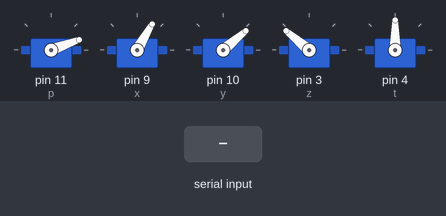
Bench run of a sketch on a simulated Arduino Uno, built with avr-gcc and run on an emulated ATmega328P. On the bench: 5 × servo. The test bench sets the inputs (shaded band).

Above: at 3.2 s.
3.3 s: "LOCKED\n" received over Serial
At 6.4 s:
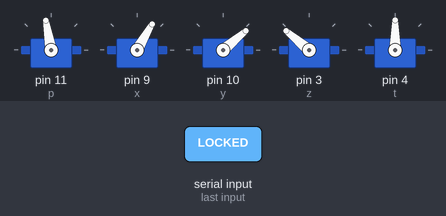
At 10.7 s:
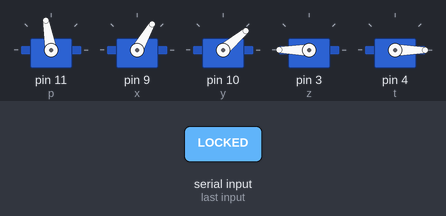
Timing chart, 0 to 14.8 s (numbered marks = the images above; inputs shaded):
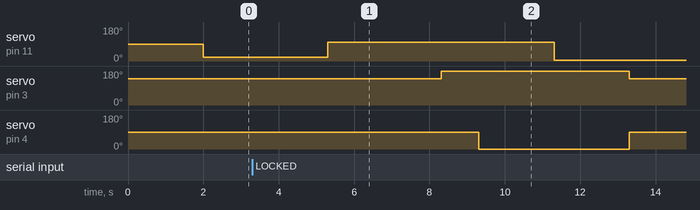

Measured:
- after the input at 3.3 s, servo on pin 11 (p): 20° → 100° after 2.0 s, → 5° 6.0 s later; servo on pin 3 (z): 140° → 180° after 5.0 s, → 140° 5.0 s later; servo on pin 4 (t): 90° → 0° after 6.0 s, → 90° 4.0 s later

The sketch:

Arduino.ino
```cpp
#include <Servo.h>

Servo x, y, z, t, p;
int width = 640, height = 480;  // video çözünürlüğü
int xpos = 60, ypos = 40, zpos = 140, tpos = 90, ppos = 20; // Servo başlangıç pozisyonları

void setup() {
  Serial.begin(9600);
  p.attach(11);
  delay(2000);
  x.attach(9);
  y.attach(10);
  z.attach(3);
  t.attach(4);

  x.write(xpos);
  y.write(ypos);
  z.write(zpos);
  t.write(tpos);
  p.write(ppos);
}

const int angle = 2; // derece artışı veya azalışı

void loop() {
  if (Serial.available() > 0) {
    String input = Serial.readStringUntil('\n');
    if (input.startsWith("X")) {
      int x_mid = input.substring(1).toInt();  // x koordinatını al
      int x_center = width / 2;

      // Koordinatları kontrol et ve servo pozisyonlarını ayarla
      if (x_mid < x_center - 30)
        xpos += angle; // x servo hareketini ters yönde yap
      else if (x_mid > x_center + 30)
        xpos -= angle; // x servo hareketini ters yönde yap

      // Servo sınırlarını kontrol et
      xpos = constrain(xpos, 0, 180);

      // Servo pozisyonlarını güncelle
      x.write(xpos);
    } else if (input == "LOCKED") {
      // Su şişesi merkezde kilitlendiğinde işlemler
      delay(2000); // 2 saniye bekle

      // İkinci aşama, yeni açılara git
      p.write(100);
      delay(1000);
      xpos = 60;

      delay(1000);
      y.write(40);
      delay(1000);
      z.write(180);
      delay(1000);
      t.write(0);

      delay(2000); // 2 saniye bekle

      // Üçüncü aşama, p'yi 5 dereceye getir ve 2 saniye bekle
      p.write(5);
      delay(2000);

      // Diğer motorları başlangıç pozisyonlarına döndür (p hariç)
      xpos = 60;

      y.write(ypos);
      z.write(zpos);
      t.write(tpos);

      delay(2000); // 2 saniye bekle

      // Sonsuz döngüye gir, işlemi durdur
      while (true);
    }
  }
}
```
